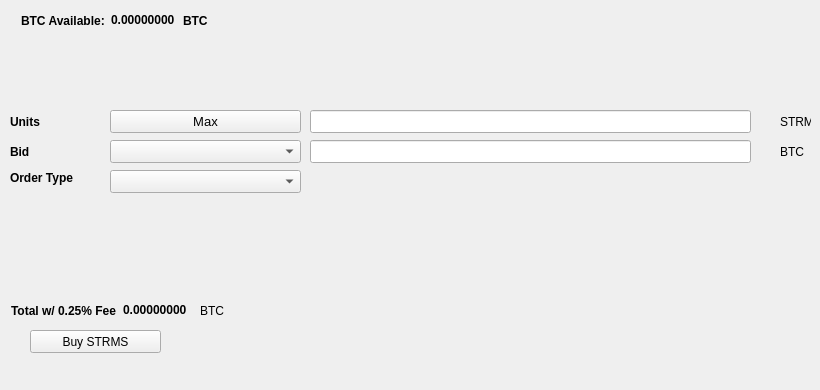
   <widget class="QWidget" name="BuyTab">
    <attribute name="title">
     <string>Buy</string>
    </attribute>
    <widget class="QPushButton" name="BuySTRMS">
     <property name="geometry">
      <rect>
       <x>30</x>
       <y>330</y>
       <width>131</width>
       <height>23</height>
      </rect>
     </property>
     <property name="text">
      <string>Buy STRMS</string>
     </property>
     <property name="icon">
      <iconset resource="../streamies.qrc">
       <normaloff>:/icons/bitcoin</normaloff>:/icons/bitcoin</iconset>
     </property>
    </widget>
    <widget class="QLabel" name="label_3">
     <property name="geometry">
      <rect>
       <x>10</x>
       <y>110</y>
       <width>46</width>
       <height>23</height>
      </rect>
     </property>
     <property name="font">
      <font>
       <weight>75</weight>
       <bold>true</bold>
      </font>
     </property>
     <property name="text">
      <string>Units</string>
     </property>
    </widget>
    <widget class="QLineEdit" name="UnitsInput">
     <property name="geometry">
      <rect>
       <x>310</x>
       <y>110</y>
       <width>441</width>
       <height>23</height>
      </rect>
     </property>
     <property name="font">
      <font>
       <pointsize>9</pointsize>
       <weight>75</weight>
       <bold>true</bold>
      </font>
     </property>
    </widget>
    <widget class="QLineEdit" name="BuyBidPriceEdit">
     <property name="geometry">
      <rect>
       <x>310</x>
       <y>140</y>
       <width>441</width>
       <height>23</height>
      </rect>
     </property>
     <property name="font">
      <font>
       <pointsize>9</pointsize>
       <weight>75</weight>
       <bold>true</bold>
      </font>
     </property>
    </widget>
    <widget class="QLabel" name="label_4">
     <property name="geometry">
      <rect>
       <x>780</x>
       <y>110</y>
       <width>31</width>
       <height>23</height>
      </rect>
     </property>
     <property name="text">
      <string>STRMS</string>
     </property>
    </widget>
    <widget class="QLabel" name="label_5">
     <property name="geometry">
      <rect>
       <x>780</x>
       <y>140</y>
       <width>31</width>
       <height>23</height>
      </rect>
     </property>
     <property name="text">
      <string>BTC</string>
     </property>
    </widget>
    <widget class="QLabel" name="label_6">
     <property name="geometry">
      <rect>
       <x>10</x>
       <y>140</y>
       <width>46</width>
       <height>23</height>
      </rect>
     </property>
     <property name="font">
      <font>
       <weight>75</weight>
       <bold>true</bold>
      </font>
     </property>
     <property name="text">
      <string>Bid</string>
     </property>
    </widget>
    <widget class="QLabel" name="label_7">
     <property name="geometry">
      <rect>
       <x>10</x>
       <y>170</y>
       <width>91</width>
       <height>16</height>
      </rect>
     </property>
     <property name="font">
      <font>
       <weight>75</weight>
       <bold>true</bold>
      </font>
     </property>
     <property name="text">
      <string>Order Type</string>
     </property>
    </widget>
    <widget class="QPushButton" name="Buy_Max_Amount">
     <property name="geometry">
      <rect>
       <x>110</x>
       <y>110</y>
       <width>191</width>
       <height>23</height>
      </rect>
     </property>
     <property name="font">
      <font>
       <pointsize>10</pointsize>
      </font>
     </property>
     <property name="text">
      <string>Max</string>
     </property>
    </widget>
    <widget class="QComboBox" name="BuyBidcomboBox">
     <property name="geometry">
      <rect>
       <x>110</x>
       <y>140</y>
       <width>191</width>
       <height>23</height>
      </rect>
     </property>
     <property name="font">
      <font>
       <pointsize>10</pointsize>
      </font>
     </property>
    </widget>
    <widget class="QComboBox" name="buyOrdertypeCombo">
     <property name="geometry">
      <rect>
       <x>110</x>
       <y>170</y>
       <width>191</width>
       <height>23</height>
      </rect>
     </property>
     <property name="font">
      <font>
       <pointsize>10</pointsize>
      </font>
     </property>
    </widget>
    <widget class="QWidget" name="layoutWidget1">
     <property name="geometry">
      <rect>
       <x>21</x>
       <y>11</y>
       <width>227</width>
       <height>19</height>
      </rect>
     </property>
     <layout class="QHBoxLayout" name="horizontalLayout_3">
      <item>
       <widget class="QLabel" name="label232">
        <property name="font">
         <font>
          <weight>75</weight>
          <bold>true</bold>
         </font>
        </property>
        <property name="text">
         <string>BTC Available:</string>
        </property>
       </widget>
      </item>
      <item>
       <widget class="QLabel" name="BtcAvailableLbl">
        <property name="palette">
         <palette>
          <active>
           <colorrole role="WindowText">
            <brush brushstyle="SolidPattern">
             <color alpha="255">
              <red>0</red>
              <green>0</green>
              <blue>0</blue>
             </color>
            </brush>
           </colorrole>
           <colorrole role="Button">
            <brush brushstyle="SolidPattern">
             <color alpha="255">
              <red>0</red>
              <green>170</green>
              <blue>0</blue>
             </color>
            </brush>
           </colorrole>
           <colorrole role="Light">
            <brush brushstyle="SolidPattern">
             <color alpha="255">
              <red>0</red>
              <green>255</green>
              <blue>0</blue>
             </color>
            </brush>
           </colorrole>
           <colorrole role="Midlight">
            <brush brushstyle="SolidPattern">
             <color alpha="255">
              <red>0</red>
              <green>212</green>
              <blue>0</blue>
             </color>
            </brush>
           </colorrole>
           <colorrole role="Dark">
            <brush brushstyle="SolidPattern">
             <color alpha="255">
              <red>0</red>
              <green>85</green>
              <blue>0</blue>
             </color>
            </brush>
           </colorrole>
           <colorrole role="Mid">
            <brush brushstyle="SolidPattern">
             <color alpha="255">
              <red>0</red>
              <green>113</green>
              <blue>0</blue>
             </color>
            </brush>
           </colorrole>
           <colorrole role="Text">
            <brush brushstyle="SolidPattern">
             <color alpha="255">
              <red>0</red>
              <green>170</green>
              <blue>0</blue>
             </color>
            </brush>
           </colorrole>
           <colorrole role="BrightText">
            <brush brushstyle="SolidPattern">
             <color alpha="255">
              <red>255</red>
              <green>255</green>
              <blue>255</blue>
             </color>
            </brush>
           </colorrole>
           <colorrole role="ButtonText">
            <brush brushstyle="SolidPattern">
             <color alpha="255">
              <red>0</red>
              <green>0</green>
              <blue>0</blue>
             </color>
            </brush>
           </colorrole>
           <colorrole role="Base">
            <brush brushstyle="SolidPattern">
             <color alpha="255">
              <red>255</red>
              <green>255</green>
              <blue>255</blue>
             </color>
            </brush>
           </colorrole>
           <colorrole role="Window">
            <brush brushstyle="SolidPattern">
             <color alpha="255">
              <red>0</red>
              <green>170</green>
              <blue>0</blue>
             </color>
            </brush>
           </colorrole>
           <colorrole role="Shadow">
            <brush brushstyle="SolidPattern">
             <color alpha="255">
              <red>0</red>
              <green>0</green>
              <blue>0</blue>
             </color>
            </brush>
           </colorrole>
           <colorrole role="AlternateBase">
            <brush brushstyle="SolidPattern">
             <color alpha="255">
              <red>127</red>
              <green>212</green>
              <blue>127</blue>
             </color>
            </brush>
           </colorrole>
           <colorrole role="ToolTipBase">
            <brush brushstyle="SolidPattern">
             <color alpha="255">
              <red>255</red>
              <green>255</green>
              <blue>220</blue>
             </color>
            </brush>
           </colorrole>
           <colorrole role="ToolTipText">
            <brush brushstyle="SolidPattern">
             <color alpha="255">
              <red>0</red>
              <green>0</green>
              <blue>0</blue>
             </color>
            </brush>
           </colorrole>
          </active>
          <inactive>
           <colorrole role="WindowText">
            <brush brushstyle="SolidPattern">
             <color alpha="255">
              <red>0</red>
              <green>0</green>
              <blue>0</blue>
             </color>
            </brush>
           </colorrole>
           <colorrole role="Button">
            <brush brushstyle="SolidPattern">
             <color alpha="255">
              <red>0</red>
              <green>170</green>
              <blue>0</blue>
             </color>
            </brush>
           </colorrole>
           <colorrole role="Light">
            <brush brushstyle="SolidPattern">
             <color alpha="255">
              <red>0</red>
              <green>255</green>
              <blue>0</blue>
             </color>
            </brush>
           </colorrole>
           <colorrole role="Midlight">
            <brush brushstyle="SolidPattern">
             <color alpha="255">
              <red>0</red>
              <green>212</green>
              <blue>0</blue>
             </color>
            </brush>
           </colorrole>
           <colorrole role="Dark">
            <brush brushstyle="SolidPattern">
             <color alpha="255">
              <red>0</red>
              <green>85</green>
              <blue>0</blue>
             </color>
            </brush>
           </colorrole>
           <colorrole role="Mid">
            <brush brushstyle="SolidPattern">
             <color alpha="255">
              <red>0</red>
              <green>113</green>
              <blue>0</blue>
             </color>
            </brush>
           </colorrole>
           <colorrole role="Text">
            <brush brushstyle="SolidPattern">
             <color alpha="255">
              <red>0</red>
              <green>170</green>
              <blue>0</blue>
             </color>
            </brush>
           </colorrole>
           <colorrole role="BrightText">
            <brush brushstyle="SolidPattern">
             <color alpha="255">
              <red>255</red>
              <green>255</green>
              <blue>255</blue>
             </color>
            </brush>
           </colorrole>
           <colorrole role="ButtonText">
            <brush brushstyle="SolidPattern">
             <color alpha="255">
              <red>0</red>
              <green>0</green>
              <blue>0</blue>
             </color>
            </brush>
           </colorrole>
           <colorrole role="Base">
            <brush brushstyle="SolidPattern">
             <color alpha="255">
              <red>255</red>
              <green>255</green>
              <blue>255</blue>
             </color>
            </brush>
           </colorrole>
           <colorrole role="Window">
            <brush brushstyle="SolidPattern">
             <color alpha="255">
              <red>0</red>
              <green>170</green>
              <blue>0</blue>
             </color>
            </brush>
           </colorrole>
           <colorrole role="Shadow">
            <brush brushstyle="SolidPattern">
             <color alpha="255">
              <red>0</red>
              <green>0</green>
              <blue>0</blue>
             </color>
            </brush>
           </colorrole>
           <colorrole role="AlternateBase">
            <brush brushstyle="SolidPattern">
             <color alpha="255">
              <red>127</red>
              <green>212</green>
              <blue>127</blue>
             </color>
            </brush>
           </colorrole>
           <colorrole role="ToolTipBase">
            <brush brushstyle="SolidPattern">
             <color alpha="255">
              <red>255</red>
              <green>255</green>
              <blue>220</blue>
             </color>
            </brush>
           </colorrole>
           <colorrole role="ToolTipText">
            <brush brushstyle="SolidPattern">
             <color alpha="255">
              <red>0</red>
              <green>0</green>
              <blue>0</blue>
             </color>
            </brush>
           </colorrole>
          </inactive>
          <disabled>
           <colorrole role="WindowText">
            <brush brushstyle="SolidPattern">
             <color alpha="255">
              <red>0</red>
              <green>85</green>
              <blue>0</blue>
             </color>
            </brush>
           </colorrole>
           <colorrole role="Button">
            <brush brushstyle="SolidPattern">
             <color alpha="255">
              <red>0</red>
              <green>170</green>
              <blue>0</blue>
             </color>
            </brush>
           </colorrole>
           <colorrole role="Light">
            <brush brushstyle="SolidPattern">
             <color alpha="255">
              <red>0</red>
              <green>255</green>
              <blue>0</blue>
             </color>
            </brush>
           </colorrole>
           <colorrole role="Midlight">
            <brush brushstyle="SolidPattern">
             <color alpha="255">
              <red>0</red>
              <green>212</green>
              <blue>0</blue>
             </color>
            </brush>
           </colorrole>
           <colorrole role="Dark">
            <brush brushstyle="SolidPattern">
             <color alpha="255">
              <red>0</red>
              <green>85</green>
              <blue>0</blue>
             </color>
            </brush>
           </colorrole>
           <colorrole role="Mid">
            <brush brushstyle="SolidPattern">
             <color alpha="255">
              <red>0</red>
              <green>113</green>
              <blue>0</blue>
             </color>
            </brush>
           </colorrole>
           <colorrole role="Text">
            <brush brushstyle="SolidPattern">
             <color alpha="255">
              <red>0</red>
              <green>85</green>
              <blue>0</blue>
             </color>
            </brush>
           </colorrole>
           <colorrole role="BrightText">
            <brush brushstyle="SolidPattern">
             <color alpha="255">
              <red>255</red>
              <green>255</green>
              <blue>255</blue>
             </color>
            </brush>
           </colorrole>
           <colorrole role="ButtonText">
            <brush brushstyle="SolidPattern">
             <color alpha="255">
              <red>0</red>
              <green>85</green>
              <blue>0</blue>
             </color>
            </brush>
           </colorrole>
           <colorrole role="Base">
            <brush brushstyle="SolidPattern">
             <color alpha="255">
              <red>0</red>
              <green>170</green>
              <blue>0</blue>
             </color>
            </brush>
           </colorrole>
           <colorrole role="Window">
            <brush brushstyle="SolidPattern">
             <color alpha="255">
              <red>0</red>
              <green>170</green>
              <blue>0</blue>
             </color>
            </brush>
           </colorrole>
           <colorrole role="Shadow">
            <brush brushstyle="SolidPattern">
             <color alpha="255">
              <red>0</red>
              <green>0</green>
              <blue>0</blue>
             </color>
            </brush>
           </colorrole>
           <colorrole role="AlternateBase">
            <brush brushstyle="SolidPattern">
             <color alpha="255">
              <red>0</red>
              <green>170</green>
              <blue>0</blue>
             </color>
            </brush>
           </colorrole>
           <colorrole role="ToolTipBase">
            <brush brushstyle="SolidPattern">
             <color alpha="255">
              <red>255</red>
              <green>255</green>
              <blue>220</blue>
             </color>
            </brush>
           </colorrole>
           <colorrole role="ToolTipText">
            <brush brushstyle="SolidPattern">
             <color alpha="255">
              <red>0</red>
              <green>0</green>
              <blue>0</blue>
             </color>
            </brush>
           </colorrole>
          </disabled>
         </palette>
        </property>
        <property name="font">
         <font>
          <weight>75</weight>
          <bold>true</bold>
         </font>
        </property>
        <property name="text">
         <string>0.00000000</string>
        </property>
        <property name="textInteractionFlags">
         <set>Qt::LinksAccessibleByMouse|Qt::TextSelectableByKeyboard|Qt::TextSelectableByMouse</set>
        </property>
       </widget>
      </item>
      <item>
       <widget class="QLabel" name="BtcAvailableLbl_2">
        <property name="font">
         <font>
          <weight>75</weight>
          <bold>true</bold>
         </font>
        </property>
        <property name="text">
         <string>BTC</string>
        </property>
       </widget>
      </item>
     </layout>
    </widget>
    <widget class="QWidget" name="layoutWidge2">
     <property name="geometry">
      <rect>
       <x>11</x>
       <y>301</y>
       <width>259</width>
       <height>19</height>
      </rect>
     </property>
     <layout class="QHBoxLayout" name="horizontalLayout_4">
      <item>
       <widget class="QLabel" name="label_9">
        <property name="font">
         <font>
          <weight>75</weight>
          <bold>true</bold>
         </font>
        </property>
        <property name="text">
         <string>Total w/ 0.25% Fee</string>
        </property>
       </widget>
      </item>
      <item>
       <widget class="QLabel" name="BuyCostLabel">
        <property name="palette">
         <palette>
          <active>
           <colorrole role="WindowText">
            <brush brushstyle="SolidPattern">
             <color alpha="255">
              <red>0</red>
              <green>0</green>
              <blue>0</blue>
             </color>
            </brush>
           </colorrole>
           <colorrole role="Button">
            <brush brushstyle="SolidPattern">
             <color alpha="255">
              <red>0</red>
              <green>170</green>
              <blue>0</blue>
             </color>
            </brush>
           </colorrole>
           <colorrole role="Light">
            <brush brushstyle="SolidPattern">
             <color alpha="255">
              <red>0</red>
              <green>255</green>
              <blue>0</blue>
             </color>
            </brush>
           </colorrole>
           <colorrole role="Midlight">
            <brush brushstyle="SolidPattern">
             <color alpha="255">
              <red>0</red>
              <green>212</green>
              <blue>0</blue>
             </color>
            </brush>
           </colorrole>
           <colorrole role="Dark">
            <brush brushstyle="SolidPattern">
             <color alpha="255">
              <red>0</red>
              <green>85</green>
              <blue>0</blue>
             </color>
            </brush>
           </colorrole>
           <colorrole role="Mid">
            <brush brushstyle="SolidPattern">
             <color alpha="255">
              <red>0</red>
              <green>113</green>
              <blue>0</blue>
             </color>
            </brush>
           </colorrole>
           <colorrole role="Text">
            <brush brushstyle="SolidPattern">
             <color alpha="255">
              <red>0</red>
              <green>170</green>
              <blue>0</blue>
             </color>
            </brush>
           </colorrole>
           <colorrole role="BrightText">
            <brush brushstyle="SolidPattern">
             <color alpha="255">
              <red>255</red>
              <green>255</green>
              <blue>255</blue>
             </color>
            </brush>
           </colorrole>
           <colorrole role="ButtonText">
            <brush brushstyle="SolidPattern">
             <color alpha="255">
              <red>0</red>
              <green>0</green>
              <blue>0</blue>
             </color>
            </brush>
           </colorrole>
           <colorrole role="Base">
            <brush brushstyle="SolidPattern">
             <color alpha="255">
              <red>255</red>
              <green>255</green>
              <blue>255</blue>
             </color>
            </brush>
           </colorrole>
           <colorrole role="Window">
            <brush brushstyle="SolidPattern">
             <color alpha="255">
              <red>0</red>
              <green>170</green>
              <blue>0</blue>
             </color>
            </brush>
           </colorrole>
           <colorrole role="Shadow">
            <brush brushstyle="SolidPattern">
             <color alpha="255">
              <red>0</red>
              <green>0</green>
              <blue>0</blue>
             </color>
            </brush>
           </colorrole>
           <colorrole role="AlternateBase">
            <brush brushstyle="SolidPattern">
             <color alpha="255">
              <red>127</red>
              <green>212</green>
              <blue>127</blue>
             </color>
            </brush>
           </colorrole>
           <colorrole role="ToolTipBase">
            <brush brushstyle="SolidPattern">
             <color alpha="255">
              <red>255</red>
              <green>255</green>
              <blue>220</blue>
             </color>
            </brush>
           </colorrole>
           <colorrole role="ToolTipText">
            <brush brushstyle="SolidPattern">
             <color alpha="255">
              <red>0</red>
              <green>0</green>
              <blue>0</blue>
             </color>
            </brush>
           </colorrole>
          </active>
          <inactive>
           <colorrole role="WindowText">
            <brush brushstyle="SolidPattern">
             <color alpha="255">
              <red>0</red>
              <green>0</green>
              <blue>0</blue>
             </color>
            </brush>
           </colorrole>
           <colorrole role="Button">
            <brush brushstyle="SolidPattern">
             <color alpha="255">
              <red>0</red>
              <green>170</green>
              <blue>0</blue>
             </color>
            </brush>
           </colorrole>
           <colorrole role="Light">
            <brush brushstyle="SolidPattern">
             <color alpha="255">
              <red>0</red>
              <green>255</green>
              <blue>0</blue>
             </color>
            </brush>
           </colorrole>
           <colorrole role="Midlight">
            <brush brushstyle="SolidPattern">
             <color alpha="255">
              <red>0</red>
              <green>212</green>
              <blue>0</blue>
             </color>
            </brush>
           </colorrole>
           <colorrole role="Dark">
            <brush brushstyle="SolidPattern">
             <color alpha="255">
              <red>0</red>
              <green>85</green>
              <blue>0</blue>
             </color>
            </brush>
           </colorrole>
           <colorrole role="Mid">
            <brush brushstyle="SolidPattern">
             <color alpha="255">
              <red>0</red>
              <green>113</green>
              <blue>0</blue>
             </color>
            </brush>
           </colorrole>
           <colorrole role="Text">
            <brush brushstyle="SolidPattern">
             <color alpha="255">
              <red>0</red>
              <green>170</green>
              <blue>0</blue>
             </color>
            </brush>
           </colorrole>
           <colorrole role="BrightText">
            <brush brushstyle="SolidPattern">
             <color alpha="255">
              <red>255</red>
              <green>255</green>
              <blue>255</blue>
             </color>
            </brush>
           </colorrole>
           <colorrole role="ButtonText">
            <brush brushstyle="SolidPattern">
             <color alpha="255">
              <red>0</red>
              <green>0</green>
              <blue>0</blue>
             </color>
            </brush>
           </colorrole>
           <colorrole role="Base">
            <brush brushstyle="SolidPattern">
             <color alpha="255">
              <red>255</red>
              <green>255</green>
              <blue>255</blue>
             </color>
            </brush>
           </colorrole>
           <colorrole role="Window">
            <brush brushstyle="SolidPattern">
             <color alpha="255">
              <red>0</red>
              <green>170</green>
              <blue>0</blue>
             </color>
            </brush>
           </colorrole>
           <colorrole role="Shadow">
            <brush brushstyle="SolidPattern">
             <color alpha="255">
              <red>0</red>
              <green>0</green>
              <blue>0</blue>
             </color>
            </brush>
           </colorrole>
           <colorrole role="AlternateBase">
            <brush brushstyle="SolidPattern">
             <color alpha="255">
              <red>127</red>
              <green>212</green>
              <blue>127</blue>
             </color>
            </brush>
           </colorrole>
           <colorrole role="ToolTipBase">
            <brush brushstyle="SolidPattern">
             <color alpha="255">
              <red>255</red>
              <green>255</green>
              <blue>220</blue>
             </color>
            </brush>
           </colorrole>
           <colorrole role="ToolTipText">
            <brush brushstyle="SolidPattern">
             <color alpha="255">
              <red>0</red>
              <green>0</green>
              <blue>0</blue>
             </color>
            </brush>
           </colorrole>
          </inactive>
          <disabled>
           <colorrole role="WindowText">
            <brush brushstyle="SolidPattern">
             <color alpha="255">
              <red>0</red>
              <green>85</green>
              <blue>0</blue>
             </color>
            </brush>
           </colorrole>
           <colorrole role="Button">
            <brush brushstyle="SolidPattern">
             <color alpha="255">
              <red>0</red>
              <green>170</green>
              <blue>0</blue>
             </color>
            </brush>
           </colorrole>
           <colorrole role="Light">
            <brush brushstyle="SolidPattern">
             <color alpha="255">
              <red>0</red>
              <green>255</green>
              <blue>0</blue>
             </color>
            </brush>
           </colorrole>
           <colorrole role="Midlight">
            <brush brushstyle="SolidPattern">
             <color alpha="255">
              <red>0</red>
              <green>212</green>
              <blue>0</blue>
             </color>
            </brush>
           </colorrole>
           <colorrole role="Dark">
            <brush brushstyle="SolidPattern">
             <color alpha="255">
              <red>0</red>
              <green>85</green>
              <blue>0</blue>
             </color>
            </brush>
           </colorrole>
           <colorrole role="Mid">
            <brush brushstyle="SolidPattern">
             <color alpha="255">
              <red>0</red>
              <green>113</green>
              <blue>0</blue>
             </color>
            </brush>
           </colorrole>
           <colorrole role="Text">
            <brush brushstyle="SolidPattern">
             <color alpha="255">
              <red>0</red>
              <green>85</green>
              <blue>0</blue>
             </color>
            </brush>
           </colorrole>
           <colorrole role="BrightText">
            <brush brushstyle="SolidPattern">
             <color alpha="255">
              <red>255</red>
              <green>255</green>
              <blue>255</blue>
             </color>
            </brush>
           </colorrole>
           <colorrole role="ButtonText">
            <brush brushstyle="SolidPattern">
             <color alpha="255">
              <red>0</red>
              <green>85</green>
              <blue>0</blue>
             </color>
            </brush>
           </colorrole>
           <colorrole role="Base">
            <brush brushstyle="SolidPattern">
             <color alpha="255">
              <red>0</red>
              <green>170</green>
              <blue>0</blue>
             </color>
            </brush>
           </colorrole>
           <colorrole role="Window">
            <brush brushstyle="SolidPattern">
             <color alpha="255">
              <red>0</red>
              <green>170</green>
              <blue>0</blue>
             </color>
            </brush>
           </colorrole>
           <colorrole role="Shadow">
            <brush brushstyle="SolidPattern">
             <color alpha="255">
              <red>0</red>
              <green>0</green>
              <blue>0</blue>
             </color>
            </brush>
           </colorrole>
           <colorrole role="AlternateBase">
            <brush brushstyle="SolidPattern">
             <color alpha="255">
              <red>0</red>
              <green>170</green>
              <blue>0</blue>
             </color>
            </brush>
           </colorrole>
           <colorrole role="ToolTipBase">
            <brush brushstyle="SolidPattern">
             <color alpha="255">
              <red>255</red>
              <green>255</green>
              <blue>220</blue>
             </color>
            </brush>
           </colorrole>
           <colorrole role="ToolTipText">
            <brush brushstyle="SolidPattern">
             <color alpha="255">
              <red>0</red>
              <green>0</green>
              <blue>0</blue>
             </color>
            </brush>
           </colorrole>
          </disabled>
         </palette>
        </property>
        <property name="font">
         <font>
          <weight>75</weight>
          <bold>true</bold>
         </font>
        </property>
        <property name="autoFillBackground">
         <bool>false</bool>
        </property>
        <property name="text">
         <string>0.00000000</string>
        </property>
        <property name="textInteractionFlags">
         <set>Qt::LinksAccessibleByMouse|Qt::TextSelectableByMouse</set>
        </property>
       </widget>
      </item>
      <item>
       <widget class="QLabel" name="label_10">
        <property name="font">
         <font>
          <weight>50</weight>
          <bold>false</bold>
         </font>
        </property>
        <property name="text">
         <string>BTC</string>
        </property>
       </widget>
      </item>
     </layout>
    </widget>
    <widget class="QLabel" name="label_24">
     <property name="geometry">
      <rect>
       <x>460</x>
       <y>300</y>
       <width>281</width>
       <height>81</height>
      </rect>
     </property>
     <property name="text">
      <string/>
     </property>
     <property name="pixmap">
      <pixmap>:/images/bittrex</pixmap>
     </property>
    </widget>
   </widget>
